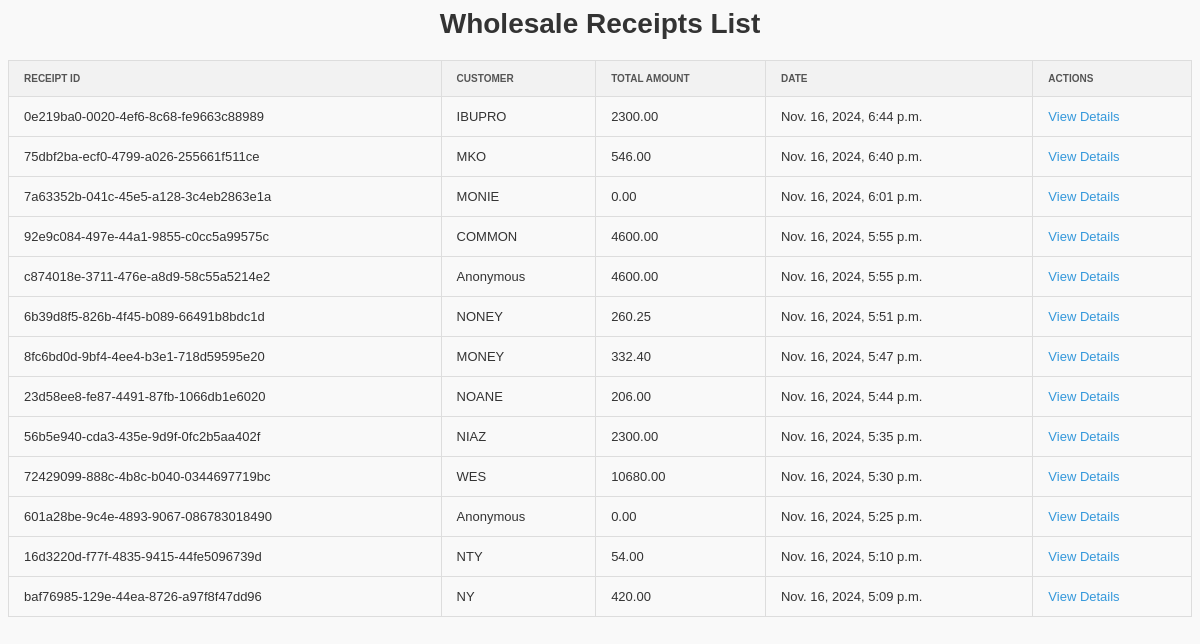
/wholesale_receipt_list/, run on the app's committed database.
### app/models.py (models this page shows, shortened)
class Receipt(models.Model):
    customer = models.ForeignKey(Customer, on_delete=models.CASCADE, null=True, blank=True)
    wholesale_customer = models.ForeignKey(WholesaleCustomer, on_delete=models.CASCADE, null=True, blank=True)
    sales = models.ForeignKey(Sales, on_delete=models.CASCADE, related_name='receipts', null=True, blank=True)
    buyer_name = models.CharField(max_length=255, blank=True, null=True)
    buyer_address = models.CharField(max_length=255, blank=True, null=True)
    total_amount = models.DecimalField(max_digits=10, decimal_places=2, default=Decimal('0.0'))
    date = models.DateTimeField(auto_now_add=True)
    receipt_id = models.UUIDField(default=uuid.uuid4, editable=False, unique=True)
    printed = models.BooleanField(default=False)

### wholesale/views.py (the view)
# urls.py: path('wholesale_receipt_list/', views.wholesale_receipt_list, name='wholesale_receipt_list'),
def wholesale_receipt_list(request):
    receipts = Receipt.objects.all().order_by('-date')  # Only wholesale receipts
    return render(request, 'wholesale/wholesale_receipt_list.html', {'receipts': receipts})

### app/templates/wholesale/wholesale_receipt_list.html (shortened to what this page needs)
{% block content %}
<div class="col-md-10 offset-md-2">
    <h2>Wholesale Receipts List</h2>
    <table>
        <thead>
            <tr>
                <th>Receipt ID</th>
                <th>Customer</th>
                <th>Total Amount</th>
                <th>Date</th>
                <th>Actions</th>
            </tr>
        </thead>
        <tbody>
            {% for receipt in receipts %}
            <tr>
                <td>{{ receipt.receipt_id }}</td>
                <td>
                    {% if receipt.customer %}
                    {{ receipt.customer.name|upper }}
                    {% elif receipt.buyer_name %}
                    {{ receipt.buyer_name|upper }}
                    {% else %}
                    Anonymous
                    {% endif %}
                </td>
                <td>{{ receipt.total_amount }}</td>
                <td>{{ receipt.date }}</td>
                <td>
                    <a href="{% url 'wholesale_receipt_detail' receipt.receipt_id %}">View Details</a>
                </td>
            </tr>
            {% endfor %}
        </tbody>
    </table>
</div>
{% endblock %}

### app/templates/wholesale/wholesale_receipt_list.html (style rules this page uses)
h2 { color: #333; text-align: center; font-size: 28px; margin-bottom: 20px; }
table { width: 100%; border-collapse: collapse; margin-bottom: 20px; }
table th, table td { padding: 12px 15px; border: 1px solid #ddd; text-align: left; font-size: 13px; }
table thead th { background-color: #f2f2f2; color: #555; font-weight: bold; text-transform: uppercase; font-size: 10px; }
table tbody tr:nth-child(even) { background-color: #f9f9f9; }
a { color: #3498db; text-decoration: none; }

### data on the page
Receipt: receipt_id "0e219ba0-0020-4ef6-8c68-fe9663c88989", buyer_name "IBUPRO", total_amount "2300.00", date "Nov. 16, 2024, 6:44 p.m."
Receipt: receipt_id "75dbf2ba-ecf0-4799-a026-255661f511ce", buyer_name "MKO", total_amount "546.00", date "Nov. 16, 2024, 6:40 p.m."
Receipt: receipt_id "7a63352b-041c-45e5-a128-3c4eb2863e1a", buyer_name "MONIE", total_amount "0.00", date "Nov. 16, 2024, 6:01 p.m."
Receipt: receipt_id "92e9c084-497e-44a1-9855-c0cc5a99575c", buyer_name "COMMON", total_amount "4600.00", date "Nov. 16, 2024, 5:55 p.m."
Receipt: receipt_id "c874018e-3711-476e-a8d9-58c55a5214e2", shows "Anonymous", total_amount "4600.00", date "Nov. 16, 2024, 5:55 p.m."
Receipt: receipt_id "6b39d8f5-826b-4f45-b089-66491b8bdc1d", buyer_name "NONEY", total_amount "260.25", date "Nov. 16, 2024, 5:51 p.m."
Receipt: receipt_id "8fc6bd0d-9bf4-4ee4-b3e1-718d59595e20", buyer_name "MONEY", total_amount "332.40", date "Nov. 16, 2024, 5:47 p.m."
Receipt: receipt_id "23d58ee8-fe87-4491-87fb-1066db1e6020", buyer_name "NOANE", total_amount "206.00", date "Nov. 16, 2024, 5:44 p.m."
Receipt: receipt_id "56b5e940-cda3-435e-9d9f-0fc2b5aa402f", buyer_name "NIAZ", total_amount "2300.00", date "Nov. 16, 2024, 5:35 p.m."
Receipt: receipt_id "72429099-888c-4b8c-b040-0344697719bc", buyer_name "WES", total_amount "10680.00", date "Nov. 16, 2024, 5:30 p.m."
Receipt: receipt_id "601a28be-9c4e-4893-9067-086783018490", buyer_name "Anonymous", total_amount "0.00", date "Nov. 16, 2024, 5:25 p.m."
Receipt: receipt_id "16d3220d-f77f-4835-9415-44fe5096739d", buyer_name "NTY", total_amount "54.00", date "Nov. 16, 2024, 5:10 p.m."
Receipt: receipt_id "baf76985-129e-44ea-8726-a97f8f47dd96", buyer_name "NY", total_amount "420.00", date "Nov. 16, 2024, 5:09 p.m."
